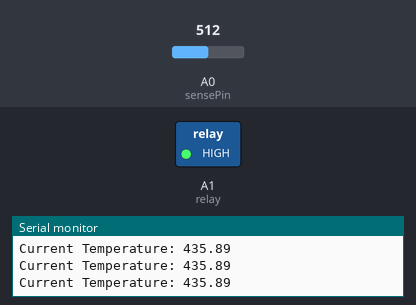
A sketch run on a simulated Arduino Uno, built with avr-gcc and run on an emulated ATmega328P. Shown: switched loads named in the sketch (green lamp = pin HIGH), the last lines printed to the serial monitor. The test bench sets the inputs (shaded band); at power-on: A0 (sensePin) = 512.

Above: at 1.2 s.
1.3 s: A0 (sensePin) set to 150
2.8 s: A0 (sensePin) set to 128
At 4.1 s:
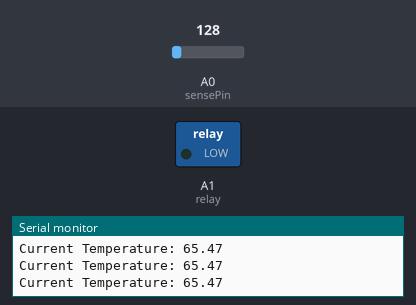
4.5 s: A0 (sensePin) set to 306
At 5.4 s:
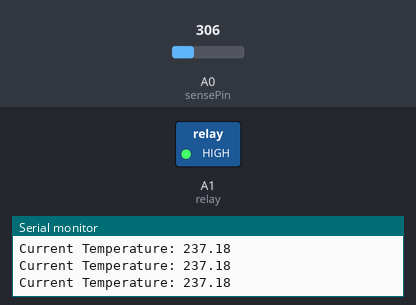
6.0 s: A0 (sensePin) set to 122
At 6.7 s:
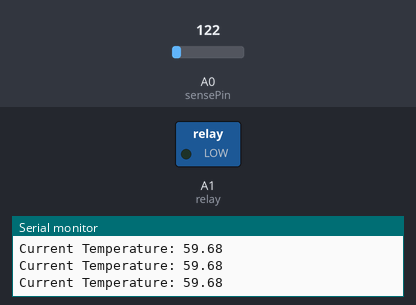
Timing chart, 0 to 8.5 s (numbered marks = the images above; inputs shaded):
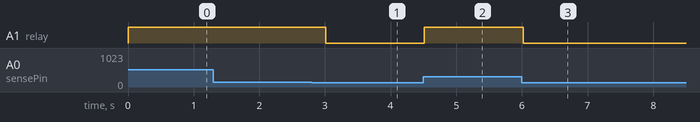

Measured:
- the behaviour switches between 143 and 142 on A0 (sensePin) (found by bisection; images 0 and 1)
- after the input at 2.8 s, A1 (relay): HIGH → LOW after 0.21 s
- after the input at 4.5 s, A1 (relay): LOW → HIGH at once
- after the input at 6.0 s, A1 (relay): HIGH → LOW at once

The sketch:

tempControlledRelay_1.ino
```cpp
int sensePin = A0;     //This is the Arduino Pin that will read the sensor output
int sensorInput;       //The variable we will use to store the sensor input
double temp;           //The variable we will use to store temperature in degrees.
const int relay = A1;  //Relay switch pin

void setup() {
  // put your setup code here, to run once:
  Serial.begin(9600); //Start the Serial Port at 9600 baud (default)

}
void loop() {
  // initialize digital pin A1 as an output.
  pinMode(relay, OUTPUT);

  // put your main code here, to run repeatedly:
  sensorInput = analogRead(A0);    //read the analog sensor and store it
  temp = (double)sensorInput / 933;       //find percentage of input reading
  temp = temp * 5;                 //multiply by 5V to get voltage
  temp = temp - 0.5;               //Subtract the offset
  temp = temp * 100;               //Convert to degrees
  temp= (temp * 1.8) + 32;         //Convert to F

  //Control statement for fanRelay Switch
  if (((temp > 77) && (temp <= 78)) || (temp > 79))
  {
    digitalWrite(relay, HIGH);
  }
  else
  {
    digitalWrite(relay, LOW);
  }


  Serial.print("Current Temperature: ");
  Serial.println(temp);

  delay(250);
}
```
